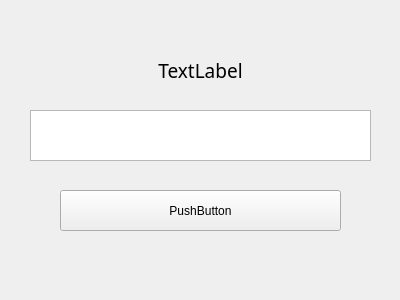
<?xml version="1.0" encoding="UTF-8"?>
<ui version="4.0">
 <class>Widget</class>
 <widget class="QWidget" name="Widget">
  <property name="geometry">
   <rect>
    <x>0</x>
    <y>0</y>
    <width>400</width>
    <height>300</height>
   </rect>
  </property>
  <property name="windowTitle">
   <string>Widget</string>
  </property>
  <widget class="QPushButton" name="pushButton">
   <property name="geometry">
    <rect>
     <x>60</x>
     <y>190</y>
     <width>281</width>
     <height>41</height>
    </rect>
   </property>
   <property name="text">
    <string>PushButton</string>
   </property>
  </widget>
  <widget class="QTextEdit" name="textEdit">
   <property name="geometry">
    <rect>
     <x>30</x>
     <y>110</y>
     <width>341</width>
     <height>51</height>
    </rect>
   </property>
  </widget>
  <widget class="QLabel" name="label">
   <property name="geometry">
    <rect>
     <x>0</x>
     <y>50</y>
     <width>401</width>
     <height>41</height>
    </rect>
   </property>
   <property name="font">
    <font>
     <family>HY중고딕</family>
     <pointsize>14</pointsize>
    </font>
   </property>
   <property name="text">
    <string>TextLabel</string>
   </property>
   <property name="alignment">
    <set>Qt::AlignCenter</set>
   </property>
  </widget>
 </widget>
 <layoutdefault spacing="6" margin="11"/>
 <resources/>
 <connections/>
</ui>
